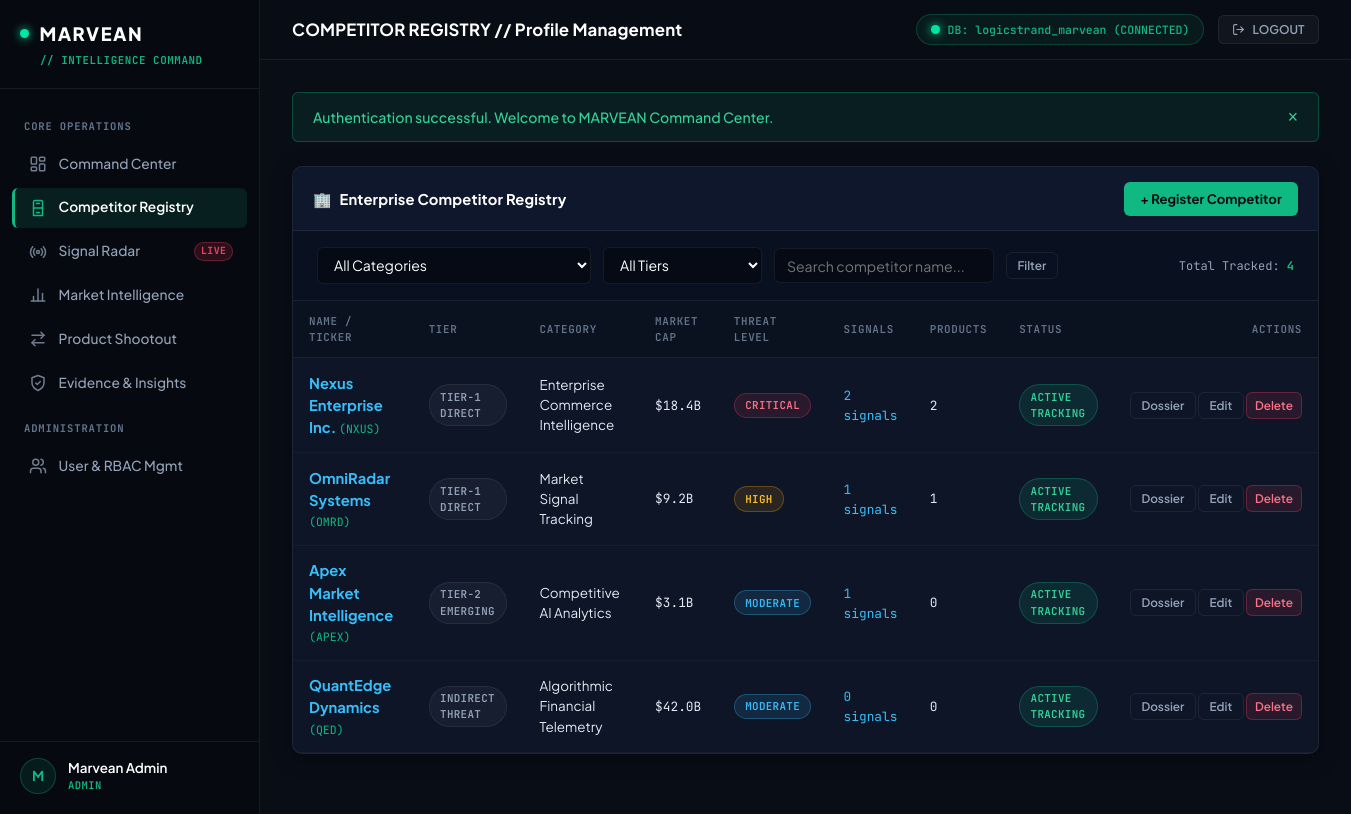
The app's page /competitors (signed in) with its own data.
### tables this page shows
CREATE TABLE `competitors` (
  `id` INT AUTO_INCREMENT PRIMARY KEY,
  `name` VARCHAR(150) NOT NULL,
  `ticker` VARCHAR(20) NULL,
  `tier` ENUM('Tier-1 Direct', 'Tier-2 Emerging', 'Indirect Threat', 'Strategic Partner') NOT NULL DEFAULT 'Tier-1 Direct',
  `category` VARCHAR(100) NOT NULL,
  `website` VARCHAR(255) NULL,
  `market_cap` VARCHAR(50) NULL,
  `headquarters` VARCHAR(120) NULL,
  `threat_level` ENUM('Critical', 'High', 'Moderate', 'Low') NOT NULL DEFAULT 'High',
  `status` ENUM('Active Tracking', 'Under Audit', 'Archived') NOT NULL DEFAULT 'Active Tracking',
  `overview` TEXT NOT NULL,
  `created_by` INT NULL,
  `created_at` TIMESTAMP DEFAULT CURRENT_TIMESTAMP,
  `updated_at` TIMESTAMP DEFAULT CURRENT_TIMESTAMP ON UPDATE CURRENT_TIMESTAMP,
  CONSTRAINT `fk_comp_creator` FOREIGN KEY (`created_by`) REFERENCES `users`(`id`) ON DELETE SET NULL
);

### views/competitors/index.php (the view, shortened to what the rows shown need)
<div class="panel">
  <div class="panel-header">
    <div class="panel-title">
      <span>🏢</span>
      <span>Enterprise Competitor Registry</span>
    </div>
    <div class="panel-actions">
      <a href="/competitors/create" class="btn btn-teal">
        <span>+ Register Competitor</span>
      </a>
    </div>
  </div>
  <div style="padding: 1rem 1.5rem; background: rgba(7, 12, 24, 0.5); border-bottom: 1px solid var(--border-card); display: flex; gap: 1rem; flex-wrap: wrap; align-items: center; justify-content: space-between;">
    <form method="GET" action="/competitors" style="display: flex; gap: 0.75rem; flex-wrap: wrap; align-items: center; margin: 0;">
      <select name="category" class="form-control" style="width: auto; padding: 0.45rem 0.75rem;">
        <option value="">All Categories</option>
      </select>
      <select name="tier" class="form-control" style="width: auto; padding: 0.45rem 0.75rem;">
        <option value="">All Tiers</option>
      </select>
      <input type="text" name="search" class="form-control" placeholder="Search competitor name..." value="<?= htmlspecialchars($search ?? '') ?>" style="width: 220px; padding: 0.45rem 0.75rem;">
      <button type="submit" class="btn btn-outline btn-sm">Filter</button>
    </form>
    <div style="font-family: var(--font-mono); font-size: 0.75rem; color: var(--text-muted);">
      Total Tracked: <strong style="color: var(--accent-teal);"><?= count($competitors) ?></strong>
    </div>
  </div>
  <div class="table-responsive">
    <table class="table" data-searchable-table>
      <thead>
        <tr>
          <th>Name / Ticker</th>
          <th>Tier</th>
          <th>Category</th>
          <th>Market Cap</th>
          <th>Threat Level</th>
          <th>Signals</th>
          <th>Products</th>
          <th>Status</th>
          <th style="text-align: right;">Actions</th>
        </tr>
      </thead>
      <tbody>
        <?php if (empty($competitors)): ?>
          <tr><td colspan="9" style="text-align: center; color: var(--text-muted); padding: 2rem;">No competitor profiles matching criteria.</td></tr>
        <?php else: ?>
          <?php foreach ($competitors as $comp): ?>
            <tr>
              <td>
                <a href="/competitors/<?= $comp['id'] ?>" style="font-weight: 700; font-size: 0.92rem;">
                  <?= htmlspecialchars($comp['name']) ?>
                </a>
                <?php if (!empty($comp['ticker'])): ?>
                  <span style="font-family: var(--font-mono); font-size: 0.72rem; color: var(--accent-teal);">
                    (<?= htmlspecialchars($comp['ticker']) ?>)
                  </span>
                <?php endif; ?>
              </td>
              <td><span class="badge badge-neutral"><?= htmlspecialchars($comp['tier']) ?></span></td>
              <td><?= htmlspecialchars($comp['category']) ?></td>
              <td style="font-family: var(--font-mono); font-size: 0.8rem;"><?= htmlspecialchars($comp['market_cap'] ?: 'Private') ?></td>
              <td>
                <span class="badge badge-<?= strtolower($comp['threat_level']) ?>">
                  <?= htmlspecialchars($comp['threat_level']) ?>
                </span>
              </td>
              <td>
                <a href="/signals?competitor_id=<?= $comp['id'] ?>" style="font-family: var(--font-mono); font-size: 0.8rem;">
                  <?= $comp['signals_count'] ?> signals
                </a>
              </td>
              <td style="font-family: var(--font-mono); font-size: 0.8rem;"><?= $comp['products_count'] ?></td>
              <td>
                <span class="badge badge-verified"><?= htmlspecialchars($comp['status']) ?></span>
              </td>
              <td style="text-align: right; white-space: nowrap;">
                <a href="/competitors/<?= $comp['id'] ?>" class="btn btn-outline btn-sm">Dossier</a>
                <a href="/competitors/<?= $comp['id'] ?>/edit" class="btn btn-outline btn-sm">Edit</a>
                <form method="POST" action="/competitors/<?= $comp['id'] ?>/delete" style="display: inline-block; margin: 0;" data-confirm="Delete competitor <?= htmlspecialchars($comp['name']) ?> and all associated signals?">
                  <button type="submit" class="btn btn-red btn-sm" style="padding: 0.3rem 0.5rem;">Delete</button>
                </form>
              </td>
            </tr>
          <?php endforeach; ?>
        <?php endif; ?>
      </tbody>
    </table>
  </div>
</div>

### app/Core/Router.php (shortened to what the rows shown need)
<?php
class Router {
    private array $routes = [];
    private function addRoute(string $method, string $path, array $handler, array $middlewares): void {
        $this->routes[] = [
            'method'      => $method,
            'path'        => rtrim($path, '/') ?: '/',
            'handler'     => $handler,
            'middlewares' => $middlewares
        ];
    }
    public function dispatch(): void {
        $method = $_SERVER['REQUEST_METHOD'] ?? 'GET';
        $uri = parse_url($_SERVER['REQUEST_URI'] ?? '/', PHP_URL_PATH);
        $uri = rtrim($uri, '/') ?: '/';
        foreach ($this->routes as $route) {
            if ($route['method'] !== $method) continue;
            $pattern = preg_replace('/\{([a-zA-Z0-9_]+)\}/', '(?P<$1>[^/]+)', $route['path']);
            $pattern = "#^{$pattern}$#";
            if (preg_match($pattern, $uri, $matches)) {
                $params = array_filter($matches, 'is_string', ARRAY_FILTER_USE_KEY);
                [$controllerClass, $action] = $route['handler'];
                $controller = new $controllerClass();
                call_user_func_array([$controller, $action], array_values($params));
                return;
            }
        }
    }
}

### records on screen
competitors: name "Nexus Enterprise Inc.", ticker "NXUS", tier "TIER-1 DIRECT", category "Enterprise Commerce Intelligence", market_cap "$18.4B", threat_level "CRITICAL", signals_count "2", products_count "2", status "ACTIVE TRACKING"
competitors: name "OmniRadar Systems", ticker "OMRD", tier "TIER-1 DIRECT", category "Market Signal Tracking", market_cap "$9.2B", threat_level "HIGH", signals_count "1", products_count "1", status "ACTIVE TRACKING"
competitors: name "Apex Market Intelligence", ticker "APEX", tier "TIER-2 EMERGING", category "Competitive AI Analytics", market_cap "$3.1B", threat_level "MODERATE", signals_count "1", products_count "0", status "ACTIVE TRACKING"
competitors: name "QuantEdge Dynamics", ticker "QED", tier "INDIRECT THREAT", category "Algorithmic Financial Telemetry", market_cap "$42.0B", threat_level "MODERATE", signals_count "0", products_count "0", status "ACTIVE TRACKING"

### other values on screen
count($competitors) "4"
